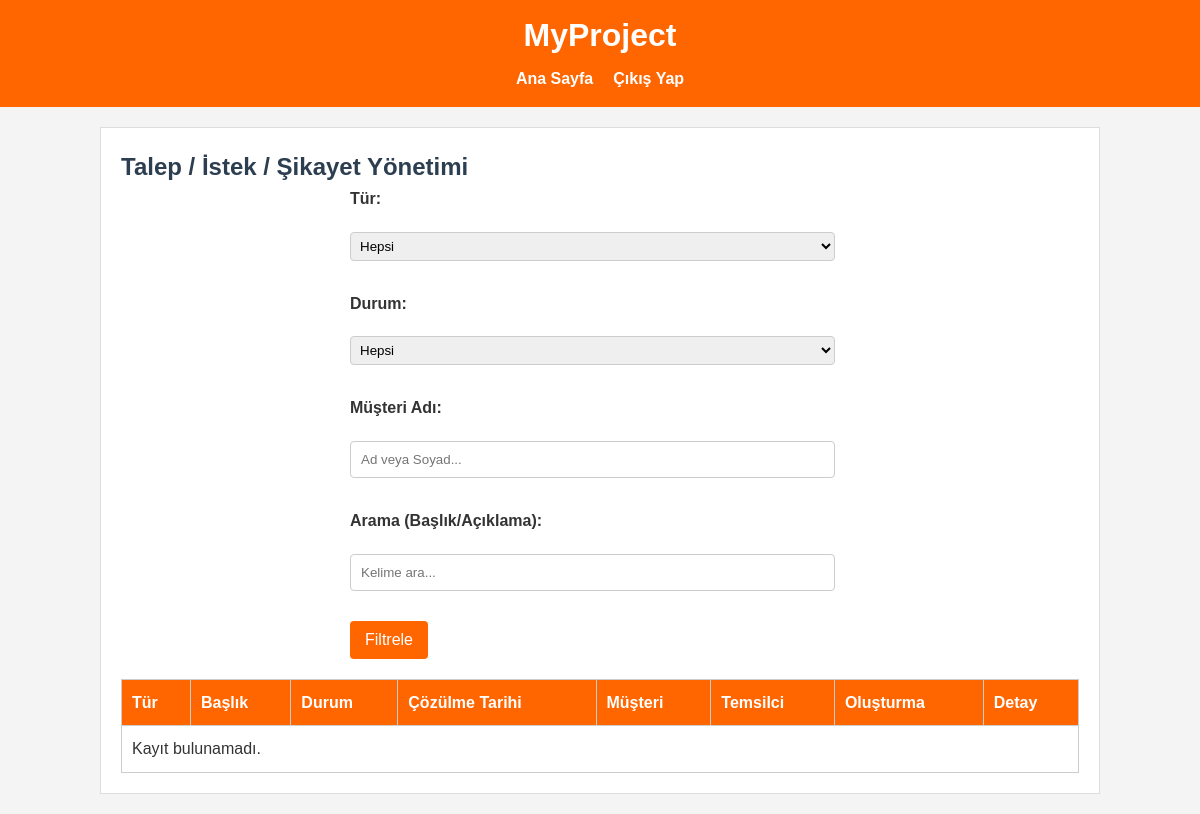
Page /admin-requests/ (signed in) on the earlier database version.
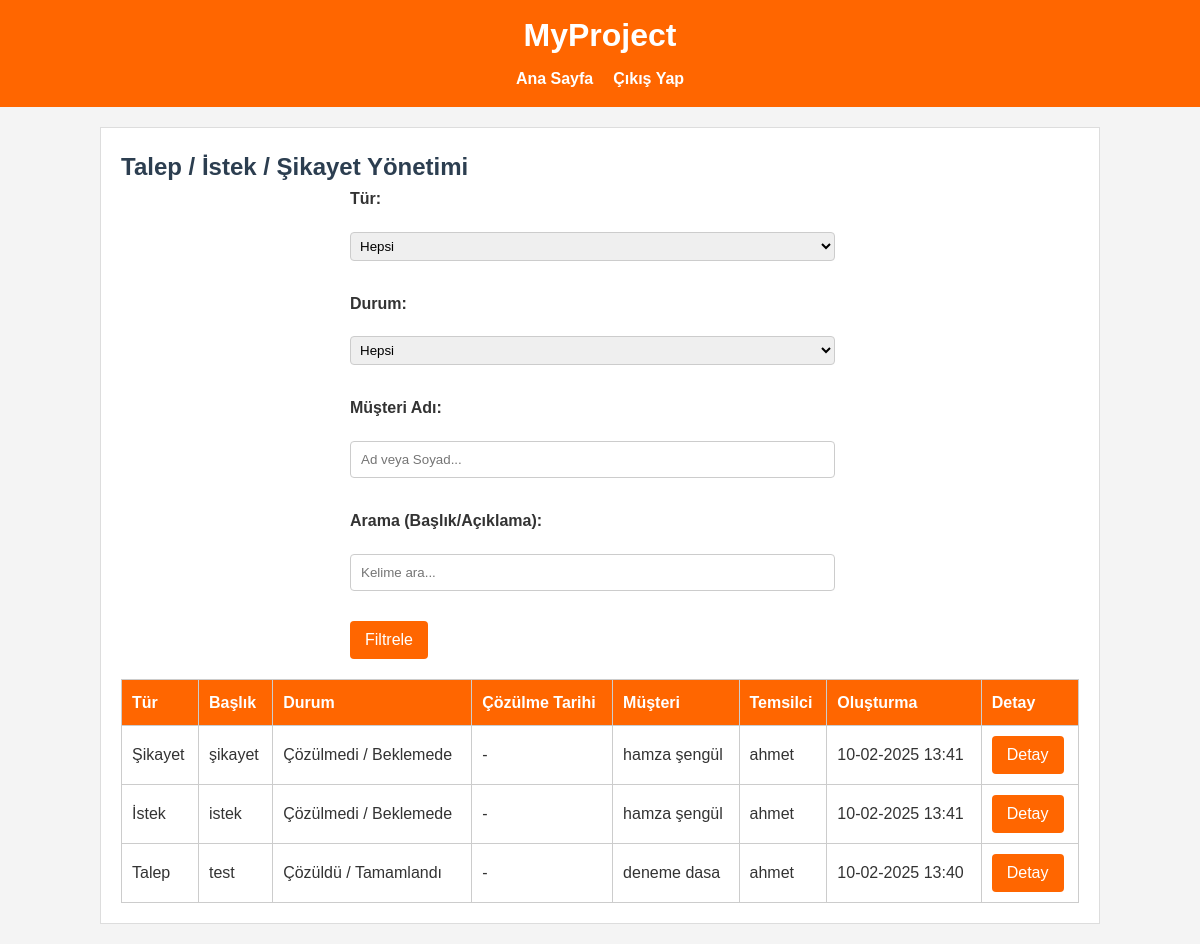
Same page on the later database version.
### core/models.py (models this page shows, shortened)
class CustomerRequest(models.Model):
    REQUEST_TYPE_CHOICES = (
        ('talep', 'Talep'),
        ('istek', 'İstek'),
        ('sikayet', 'Şikayet'),
    )
    REQUEST_STATUS_CHOICES = (
        ('pending', 'Çözülmedi / Beklemede'),
        ('in_progress', 'İşlemde'),
        ('resolved', 'Çözüldü / Tamamlandı'),
    )
    customer = models.ForeignKey('Customer', on_delete=models.CASCADE, related_name='requests')
    representative = models.ForeignKey(User, on_delete=models.SET_NULL, null=True, blank=True)
    request_type = models.CharField(max_length=20, choices=REQUEST_TYPE_CHOICES)
    title = models.CharField(max_length=200)
    description = models.TextField()
    status = models.CharField(
        max_length=20, choices=REQUEST_STATUS_CHOICES,
        default='pending', verbose_name='Durum'
    )
    solution = models.TextField(blank=True, null=True, verbose_name='Çözüm Notu')
    resolved_at = models.DateTimeField(blank=True, null=True, verbose_name='Çözülme Tarihi')
    created_at = models.DateTimeField(auto_now_add=True)
    updated_at = models.DateTimeField(auto_now=True)

class Customer(models.Model):
    representative = models.ForeignKey(User, on_delete=models.CASCADE, related_name='customers', verbose_name="Temsilci")
    first_name = models.CharField(max_length=30, verbose_name="Ad")
    last_name = models.CharField(max_length=30, verbose_name="Soyad")
    identifier = models.CharField(max_length=50, verbose_name="TC / Vergi No")
    tax_address = models.CharField(max_length=50, blank=True, null=True, verbose_name="Vergi Adresi")
    address = models.TextField(verbose_name="Adres")
    subscription_type = models.ForeignKey(SubscriptionType, on_delete=models.SET_NULL, null=True, blank=True, verbose_name="Abonelik Türü")
    subscription_duration = models.ForeignKey(SubscriptionDuration, on_delete=models.SET_NULL, null=True, blank=True, verbose_name="Abonelik Süresi")
    subscription_start_date = models.DateField(null=True, blank=True, verbose_name="Aboneliğin Başlama Tarihi")
    payment_method = models.ForeignKey(PaymentMethod, on_delete=models.SET_NULL, null=True, blank=True, verbose_name="Ödeme Tipi")
    payment_amount = models.DecimalField(max_digits=10, decimal_places=2, null=True, blank=True, verbose_name="Ödeme Miktarı")
    detail = models.TextField(blank=True, null=True, verbose_name="Detay Açıklama")
    created_at = models.DateTimeField(auto_now_add=True, verbose_name="Oluşturulma Tarihi")
    class Meta:
        verbose_name = "Müşteri"
        verbose_name_plural = "Müşteriler"
        ordering = ['-created_at']

### core/views.py (the view)
# urls.py: path('admin-requests/', views.admin_requests_list, name='admin_requests_list'),
@login_required
@user_passes_test(lambda u: u.is_superuser)
def admin_requests_list(request):
    req_type = request.GET.get('type')         # talep, istek, sikayet
    req_status = request.GET.get('status')     # pending, in_progress, resolved
    search_query = request.GET.get('q')        # başlık/description araması
    cust_name = request.GET.get('cust_name')   # müşteri adı araması
    requests_qs = CustomerRequest.objects.select_related('customer', 'representative').all().order_by('-created_at')
    if req_type and req_type in ['talep', 'istek', 'sikayet']:
        requests_qs = requests_qs.filter(request_type=req_type)
    if req_status and req_status in ['pending', 'in_progress', 'resolved']:
        requests_qs = requests_qs.filter(status=req_status)
    if search_query:
        requests_qs = requests_qs.filter(
            Q(title__icontains=search_query) | Q(description__icontains=search_query)
        )
    if cust_name:
        requests_qs = requests_qs.filter(
            Q(customer__first_name__icontains=cust_name) | Q(customer__last_name__icontains=cust_name)
        )
    context = {
        'requests_list': requests_qs,
        'filter_type': req_type or '',
        'filter_status': req_status or '',
        'filter_query': search_query or '',
        'filter_cust_name': cust_name or '',
    }
    return render(request, 'core/admin_requests_list.html', context)

### core/templates/core/admin_requests_list.html (shortened to what this page needs)
{% extends 'core/base.html' %}
{% block content %}
<h2>Talep / İstek / Şikayet Yönetimi</h2>
<form method="get" class="filter-form">
  <label for="type">Tür:</label>
  <select name="type" id="type">
    <option value="">Hepsi</option>
  </select>
  <label for="status">Durum:</label>
  <select name="status" id="status">
    <option value="">Hepsi</option>
  </select>
  <label for="cust_name">Müşteri Adı:</label>
  <input type="text" name="cust_name" id="cust_name" value="{{ filter_cust_name }}" placeholder="Ad veya Soyad...">
  <label for="q">Arama (Başlık/Açıklama):</label>
  <input type="text" name="q" id="q" value="{{ filter_query }}" placeholder="Kelime ara...">
  <button type="submit" class="btn">Filtrele</button>
</form>
<table>
  <thead>
    <tr>
      <th>Tür</th>
      <th>Başlık</th>
      <th>Durum</th>
      <th>Çözülme Tarihi</th>
      <th>Müşteri</th>
      <th>Temsilci</th>
      <th>Oluşturma</th>
      <th>Detay</th>
    </tr>
  </thead>
  <tbody>
    {% for req in requests_list %}
    <tr>
      <td>{{ req.get_request_type_display }}</td>
      <td>{{ req.title }}</td>
      <td>{{ req.get_status_display }}</td>
      <td>
        {% if req.resolved_at %}
          {{ req.resolved_at|date:"d-m-Y H:i" }}
        {% else %}
          -
        {% endif %}
      </td>
      <td>{{ req.customer.first_name }} {{ req.customer.last_name }}</td>
      <td>
        {% if req.representative %}
          {{ req.representative.username }}
        {% else %}
          -
        {% endif %}
      </td>
      <td>{{ req.created_at|date:"d-m-Y H:i" }}</td>
      <td>
        <button class="btn"
                data-title="{{ req.title }}"
                data-desc="{{ req.description|safe }}"
                data-solution="{{ req.solution|default_if_none:'Henüz çözüm notu yok'|safe }}"
                data-resolvedat="{% if req.resolved_at %}{{ req.resolved_at|date:"d-m-Y H:i" }}{% else %}-{% endif %}">
          Detay
        </button>
      </td>
    </tr>
    {% empty %}
    <tr>
      <td colspan="8">Kayıt bulunamadı.</td>
    </tr>
    {% endfor %}
  </tbody>
</table>
{% endblock %}

Differences in the rows shown:
added CustomerRequest: request_type "Şikayet", title "şikayet", status "Çözülmedi / Beklemede", customer.first_name "hamza", customer.last_name "şengül", representative.username "ahmet", created_at "10-02-2025 13:41"
added CustomerRequest: request_type "İstek", title "istek", status "Çözülmedi / Beklemede", customer.first_name "hamza", customer.last_name "şengül", representative.username "ahmet", created_at "10-02-2025 13:41"
added CustomerRequest: request_type "Talep", title "test", status "Çözüldü / Tamamlandı", customer.first_name "deneme", customer.last_name "dasa", representative.username "ahmet", created_at "10-02-2025 13:40"
Other differences:
text no longer shown: "Kayıt bulunamadı."
